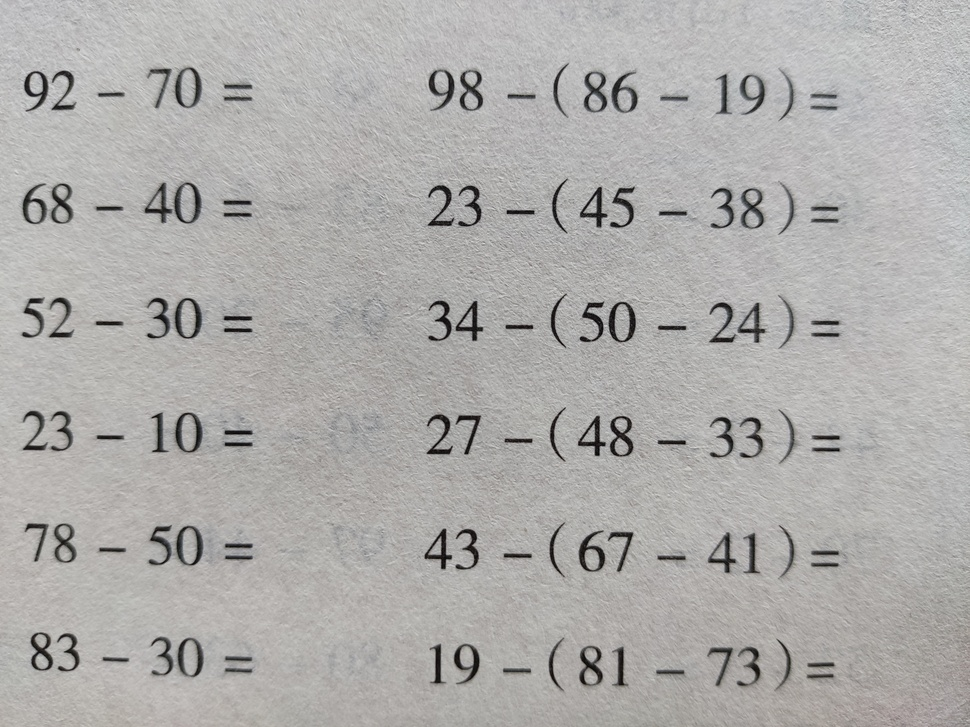
#> input picture OCR_Test/samples/2.jpg, 970 x 727 px, shrunk from 3000 x 2250 before the run, found by its file name
$ python split_2.py
#> lines starting #> are read from the running program, lines starting #| are printed output that depends on the picture
from matplotlib import pyplot as plt
from PIL import Image
import pytesseract
import numpy as np
import cv2

rawimg = cv2.imread(r"E:\OCR\OCR_Test\samples\2.jpg")
#> rawimg is the input picture: shape (727, 970, 3); mean B, G, R 171.1, 172.9, 174.3
fig = plt.figure(figsize=(10,15))
fig.add_subplot(2,3,1)
plt.title("raw image")
plt.imshow(rawimg)

fig.add_subplot(2,3,2)
plt.title("grey scale image")
# 在处理之前，我们首先应该将图像去RGB，即在它对应的灰度图像上进行处理。
# 我们可以使用opencv python库中的cvtColor函数来实现到灰度图像的转换
grayscaleimg = cv2.cvtColor(rawimg,cv2.COLOR_BGR2GRAY)
plt.imshow(grayscaleimg,cmap='gray')

# 然后，我们需要对图片进行归一化，这样可以减少最后分割出的数字中的噪声
# 这里我们采取了对每个像素减去图像总像素的平均数，并设置阈值50以下的像素归零来实现归一化
# 这样基本上背景像素就变成0了
grayscaleimg = grayscaleimg - int(np.mean(grayscaleimg))
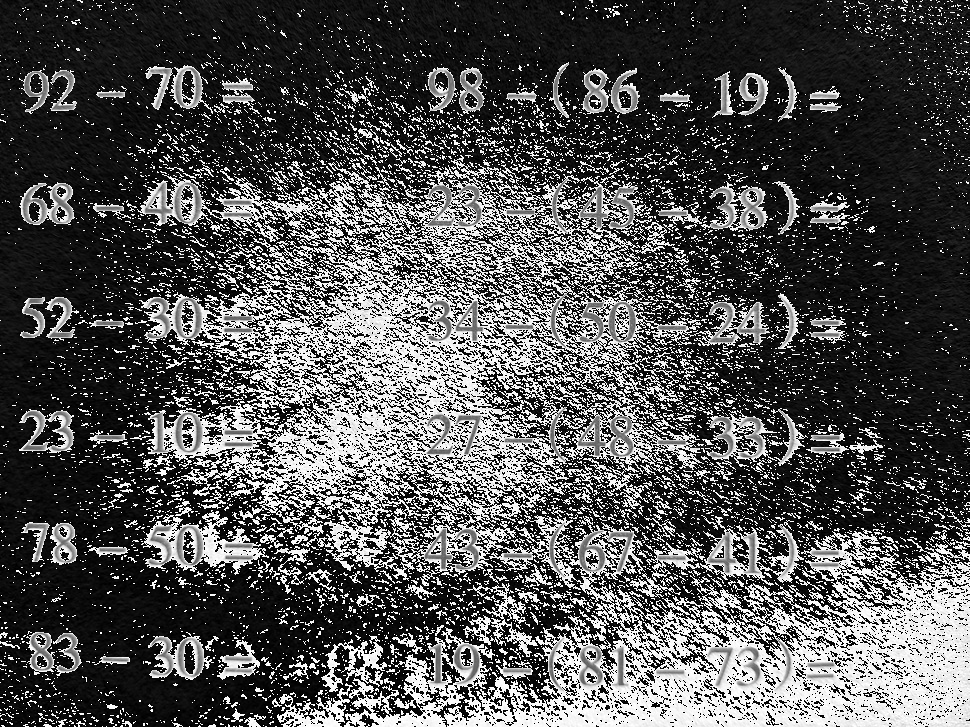
#> grayscaleimg: shape (727, 970); min 0, max 255, mean 82.4
grayscaleimg[grayscaleimg < 50] = 0
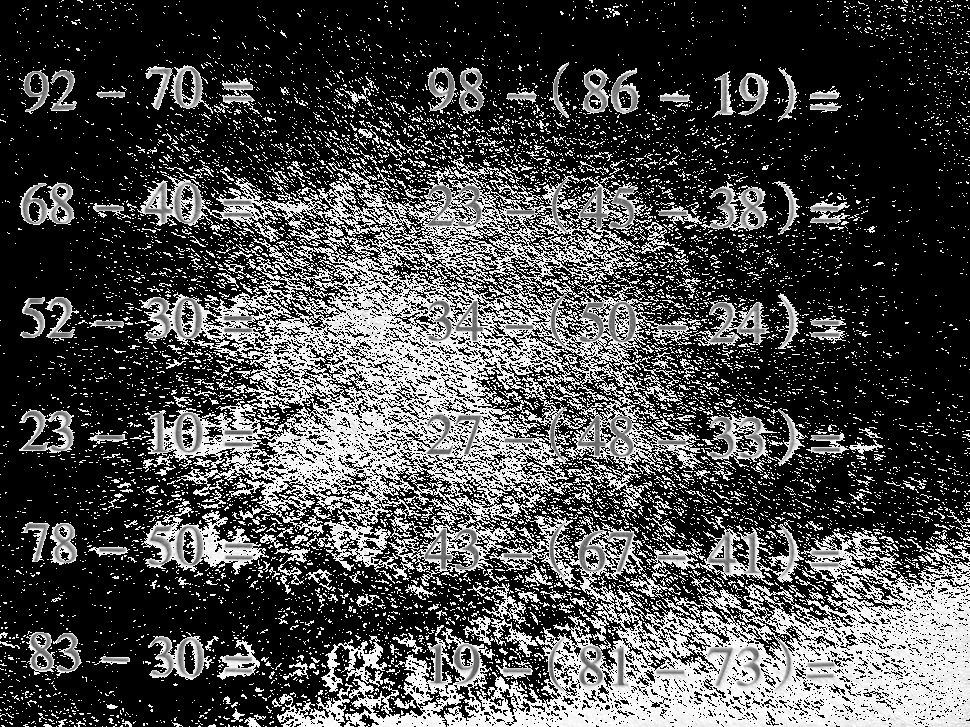
#> grayscaleimg: shape (727, 970); min 0, max 255, mean 75
# counting non-zero value by row , axis y
# 可以得到字符高的边界
row_nz = []
for row in grayscaleimg.tolist():
    row_nz.append(len(row) - row.count(0))
#> after the loop, row_nz = 727 values, max 719 at index 726, min 8 at index 39, mean 311.5
fig.add_subplot(2,3,3)
plt.title("non-zero values on y (by row)")
plt.plot(row_nz)

# counting non-zero value by column, x axis
# 可以得到字符宽的边界，波形的波谷即间隔
col_nz = []
for col in grayscaleimg.T.tolist():
    col_nz.append(len(col) - col.count(0))
#> after the loop, col_nz = 970 values, max 438 at index 477, min 12 at index 14, mean 233.5
fig.add_subplot(2,3,4)
plt.title("non-zero values on y (by col)")
plt.plot(col_nz)

##### start split
# first find upper and lower boundary of y (row)
fig.add_subplot(2,3,5)
plt.title("y boudary deleted")
upper_y = 0
# 遇到行不为0，即有数字时，记录行数
for i,x in enumerate(col_nz):
    if x != 0:
        upper_y = i
        break
#> this loop made 1 pass
#> (x, upper_y) on pass 1: (35, 0)
lower_y = 0
for i,x in enumerate(col_nz[::-1]):
    if x!=0:
        lower_y = len(col_nz) - i
        break
#> this loop made 1 pass
#> (x, lower_y) on pass 1: (206, 970)
sliced_y_img = grayscaleimg[:,upper_y:lower_y]
plt.imshow(sliced_y_img)

# then we find left and right boundary of every digital (x, on column)
column_boundary_list = []
record = False
# list[:-1],slice all the list without the last one
for i,x in enumerate(row_nz[:-1]):
	# 寻找边界i
    if (row_nz[i] == 0 and row_nz[i+1] != 0) or row_nz[i] != 0 and row_nz[i+1] == 0:
        column_boundary_list.append(i+1)
#> this loop made 726 passes
#> x on passes 1 to 3: 26, 32, 22
#> after the loop, column_boundary_list = []
img_list = []
# i是所有左边界，[i:i+2]切片得到每个字符的左右边界
xl = [ column_boundary_list[i:i+2] for i in range(0,len(column_boundary_list),2) ]
#> xl = []
for x in xl:
    img_list.append(sliced_y_img[x[0]:x[1],:] )
#> this loop made 0 passes
#> after the loop, img_list = []

# del invalid image
# 删去宽度不大于5像素的错误图片
img_list = [ x for x in img_list if x.shape[1] > 5 ]

# show image
fig = plt.figure()
plt.title("y boudary deleted")
f=open(r"E:\OCR\OCR_Test\output.txt","w")
for i,img in enumerate(img_list):
    fig.add_subplot(3,4,i+1)
    plt.imshow(img)
    code=pytesseract.image_to_string(img)
    code=str(code)
    f.write(code)
    plt.imsave(r"E:\OCR\OCR_Test\result\%s.jpg"%i,img)

f.close()
plt.show()
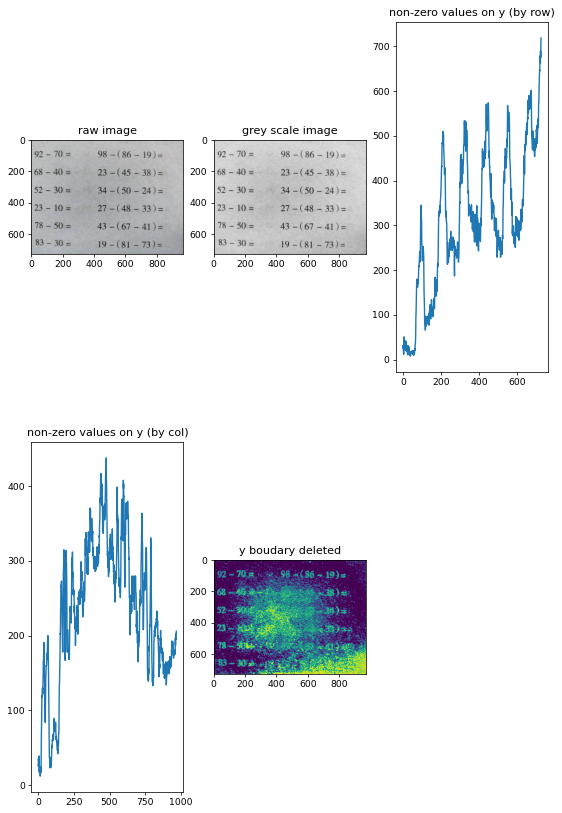
#> figure drawn by matplotlib, 5 panels; B, G, R data is drawn as R, G, B; panel 3: curve peaks at x = 726, y = 719; panel 4: curve peaks at x = 477, y = 438

$ run again, with OCR_Test/samples/10.jpg copied over OCR_Test/samples/2.jpg
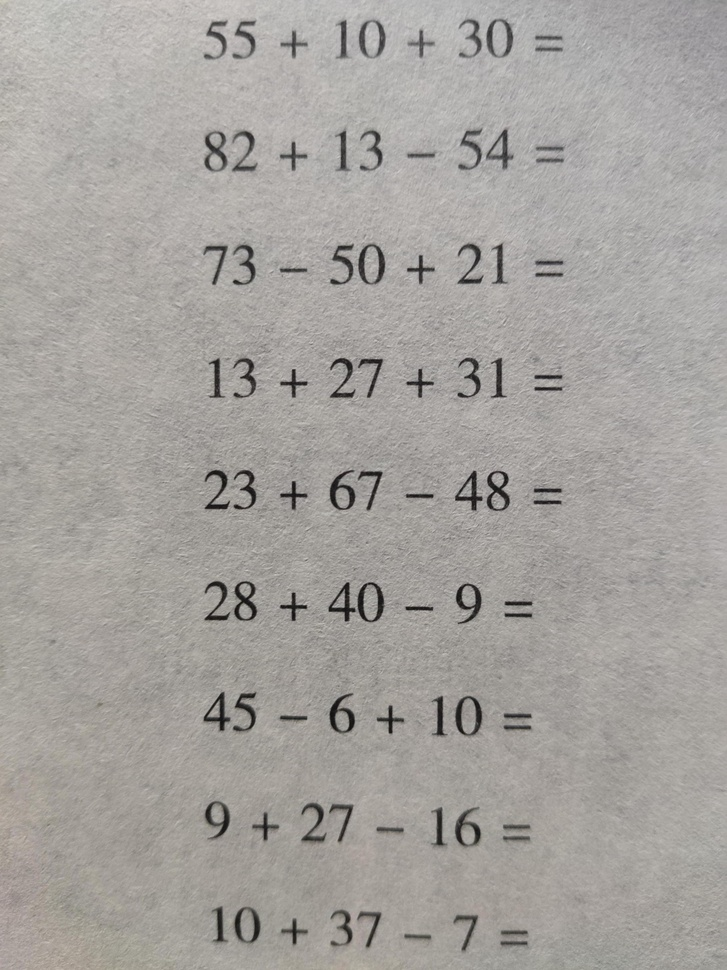
#> input picture OCR_Test/samples/10.jpg, 727 x 970 px, shrunk from 3000 x 4000 before the run, found by its file name
#> rawimg is the input picture: shape (970, 727, 3); mean B, G, R 158.2, 162.1, 165.3
#> `grayscaleimg = grayscaleimg - int(np.mean(grayscaleimg))`:
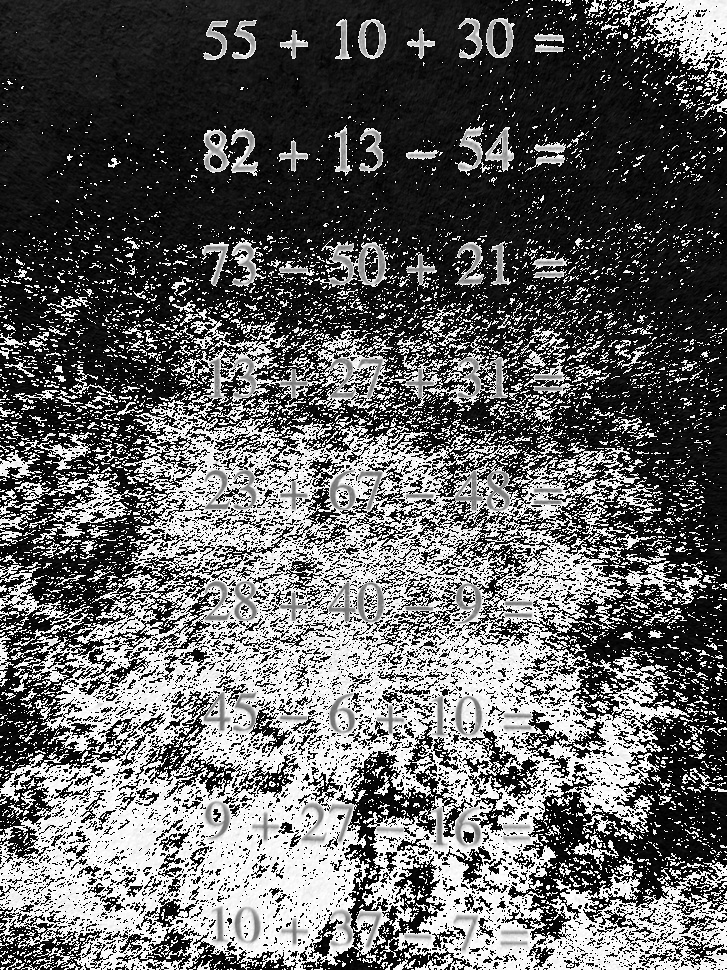
#> grayscaleimg: shape (970, 727); min 0, max 255, mean 100.3
#> `grayscaleimg[grayscaleimg < 50] = 0`:
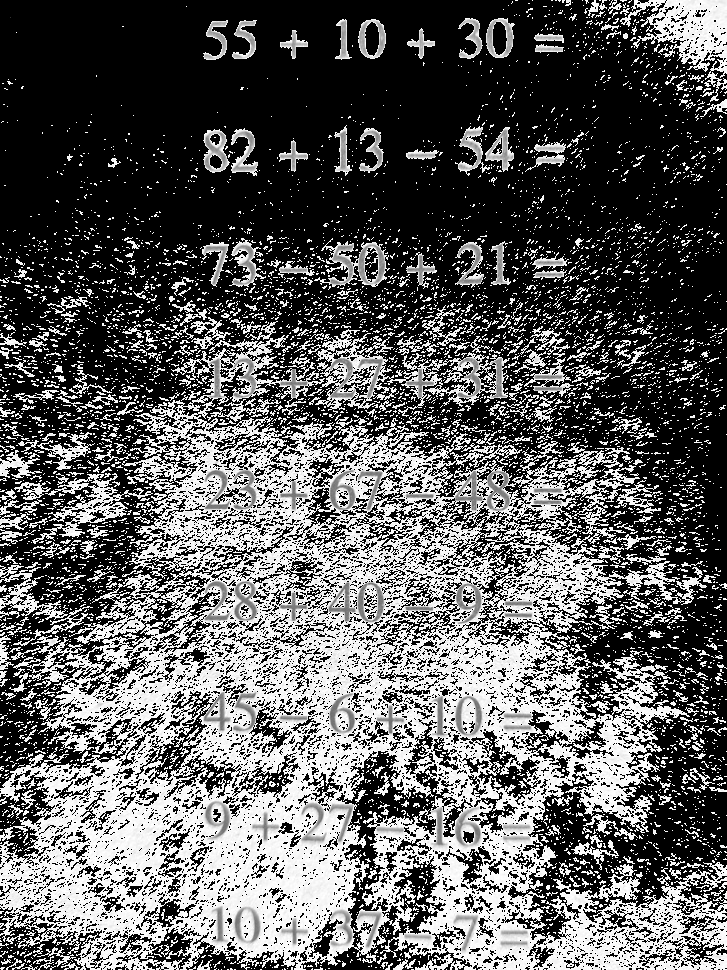
#> grayscaleimg: shape (970, 727); min 0, max 255, mean 94.1
#> after the loop `for row in grayscaleimg.tolist():`: row_nz = 970 values, max 543 at index 896, min 4 at index 186, mean 283.2
#> after the loop `for col in grayscaleimg.T.tolist():`: col_nz = 727 values, max 631 at index 345, min 177 at index 709, mean 377.9
#> the loop `for i,x in enumerate(col_nz):` made 1 pass
#> (x, upper_y) on pass 1: (268, 0)
#> the loop `for i,x in enumerate(col_nz[::-1]):` made 1 pass
#> (x, lower_y) on pass 1: (195, 727)
#> the loop `for i,x in enumerate(row_nz[:-1]):` made 969 passes
#> x on passes 1 to 3: 126, 105, 105
#> after the loop `for i,x in enumerate(row_nz[:-1]):`: column_boundary_list = []

$ run again, with OCR_Test/samples/11.jpg copied over OCR_Test/samples/2.jpg
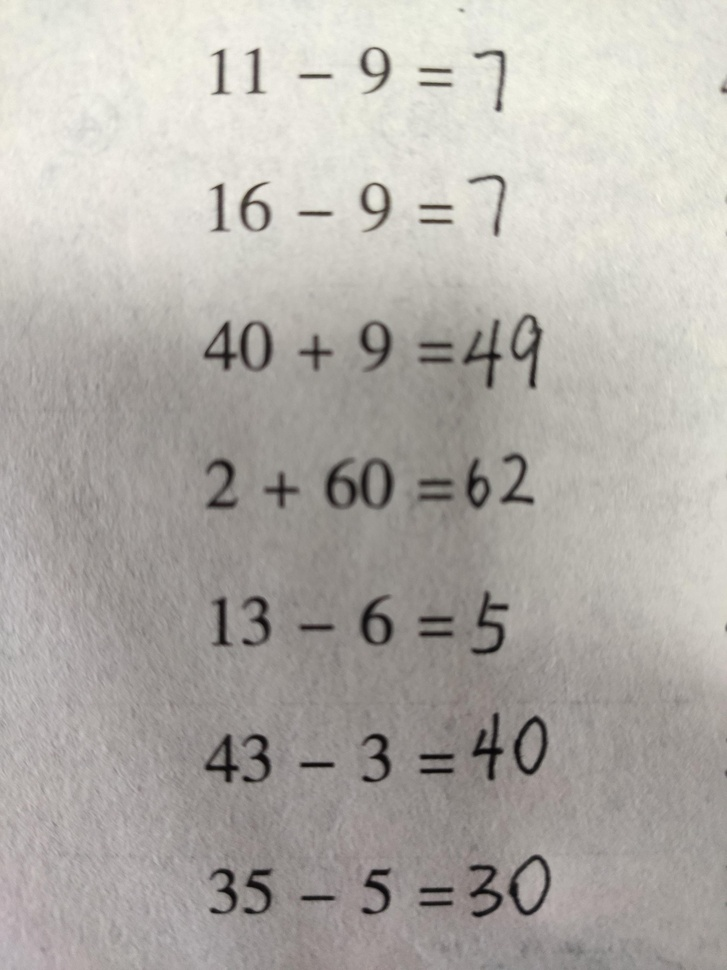
#> input picture OCR_Test/samples/11.jpg, 727 x 970 px, shrunk from 3000 x 4000 before the run, found by its file name
#> rawimg is the input picture: shape (970, 727, 3); mean B, G, R 169.7, 174.8, 178.5
#> `grayscaleimg = grayscaleimg - int(np.mean(grayscaleimg))`:
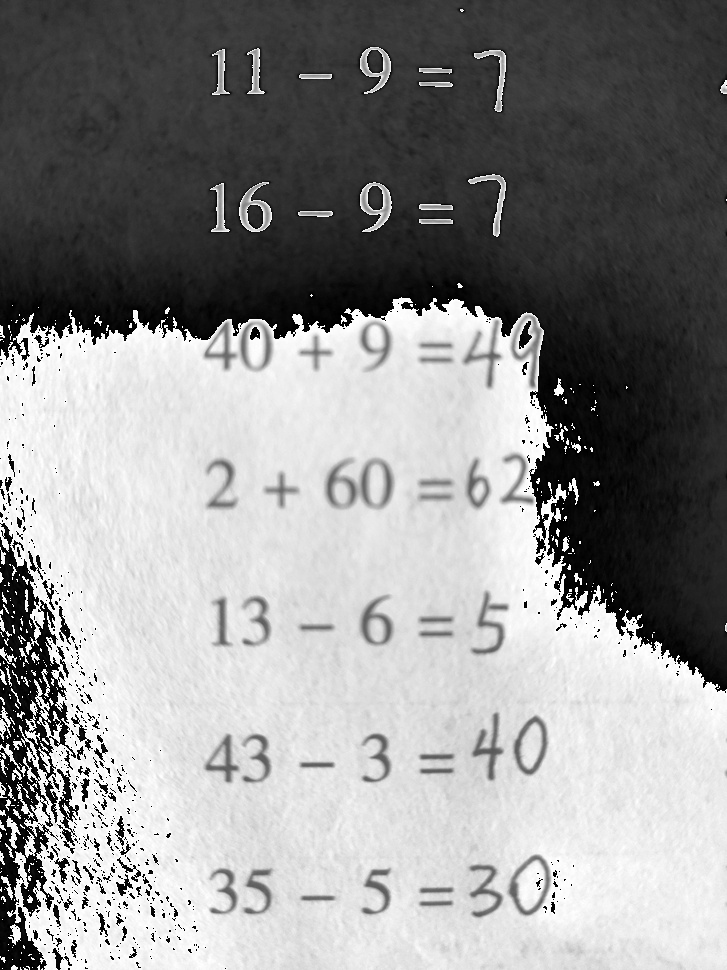
#> grayscaleimg: shape (970, 727); min 0, max 255, mean 144.8
#> `grayscaleimg[grayscaleimg < 50] = 0`:
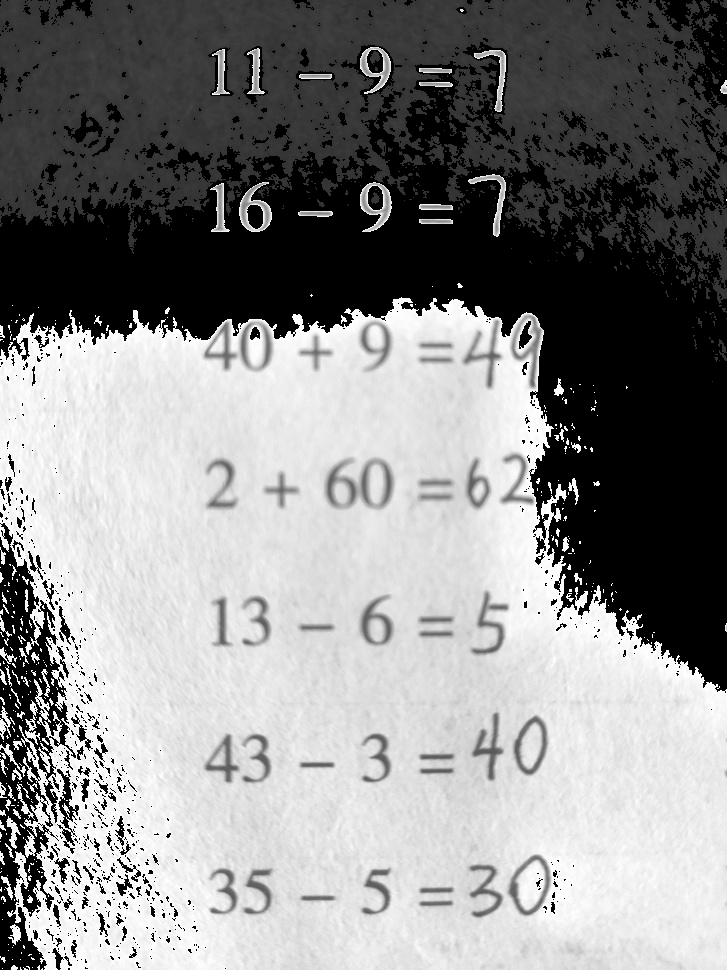
#> grayscaleimg: shape (970, 727); min 0, max 255, mean 138
#> after the loop `for row in grayscaleimg.tolist():`: row_nz = 970 values, max 698 at index 855, min 13 at index 294, mean 535.8
#> after the loop `for col in grayscaleimg.T.tolist():`: col_nz = 727 values, max 861 at index 219, min 414 at index 710, mean 714.9
#> the loop `for i,x in enumerate(col_nz):` made 1 pass
#> (x, upper_y) on pass 1: (486, 0)
#> the loop `for i,x in enumerate(col_nz[::-1]):` made 1 pass
#> (x, lower_y) on pass 1: (452, 727)
#> the loop `for i,x in enumerate(row_nz[:-1]):` made 969 passes
#> x on passes 1 to 3: 578, 605, 620
#> after the loop `for i,x in enumerate(row_nz[:-1]):`: column_boundary_list = []
